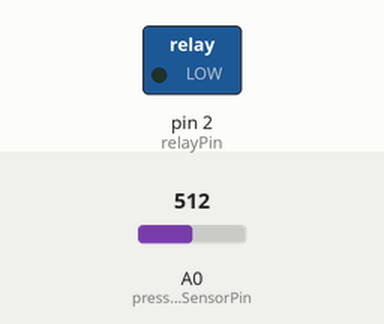
Recording of a sketch running on a simulated Arduino Uno, built with avr-gcc and run on an emulated ATmega328P. On the bench: switched loads named in the sketch (green lamp = pin HIGH). The inputs (shaded band) are chosen by the test bench; at power-on: A0 (pressureSensorPin) = 512. What the sketch prints to the serial monitor is not drawn.

Above: at 1.8 s.
1.9 s: A0 (pressureSensorPin) set to 262
3.4 s: A0 (pressureSensorPin) set to 232
At 5.2 s:
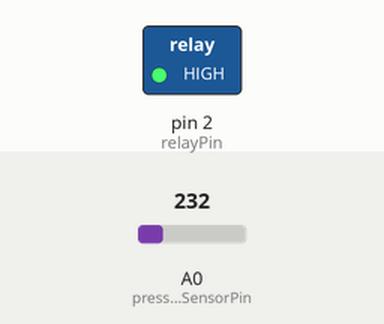
5.5 s: A0 (pressureSensorPin) set to 260
At 6.9 s:
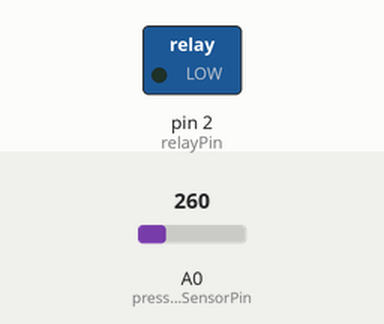
7.5 s: A0 (pressureSensorPin) set to 240
At 8.5 s:
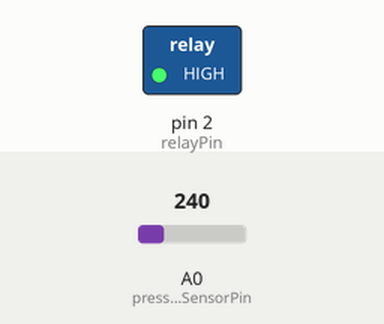
Timing chart, 0 to 10.5 s (numbered marks = the images above; inputs shaded):
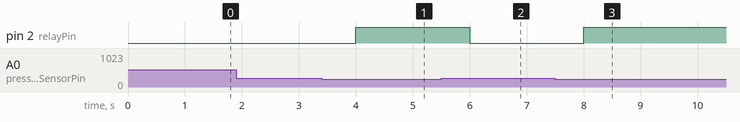

The sketch:

sketch_jun17a.ino
```cpp
// 定义引脚
const int pressureSensorPin = A0;  // 压力传感器连接到A0
const int relayPin = 2;            // 继电器连接到D2

// 设置压力阈值（根据实际传感器校准）
const int pressureThreshold = 250; // 举例：当传感器读数大于600时启动气泵
int sensorValue = 0;
void setup() {
  // 初始化串口通信（用于调试）
  Serial.begin(9600);

  // 设置引脚模式
  pinMode(pressureSensorPin, INPUT);
  pinMode(relayPin, OUTPUT);

  // 初始状态关闭气泵
  digitalWrite(relayPin, LOW);
}
void loop() {
  // 读取压力传感器的模拟值（范围：0~1023）
  sensorValue = analogRead(pressureSensorPin);
  // 打印传感器数值到串口监视器
  Serial.print("Pressure Sensor Value: ");
  Serial.println(sensorValue);

  // 根据压力值控制气泵
  if (sensorValue < pressureThreshold) {
    // 如果压力低于阈值，开启气泵
    digitalWrite(relayPin, HIGH);
    Serial.println("气泵已启动");
  } else {
    // 如果压力足够，关闭气泵
    digitalWrite(relayPin, LOW);
    Serial.println("气泵已关闭");
  }
  // 延迟一段时间再进行下一次检测（防止过于频繁切换）
  delay(1000); // 每秒检测一次
}
```

Measured:
- the behaviour switches between 250 and 249 on A0 (pressureSensorPin) (found by bisection; images 0 and 1)
- after the input at 1.9 s, every drawn part: stays the same
- after the input at 3.4 s, pin 2 (relayPin): LOW → HIGH after 0.60 s
- after the input at 5.5 s, pin 2 (relayPin): HIGH → LOW after 0.50 s
- after the input at 7.5 s, pin 2 (relayPin): LOW → HIGH after 0.51 s
